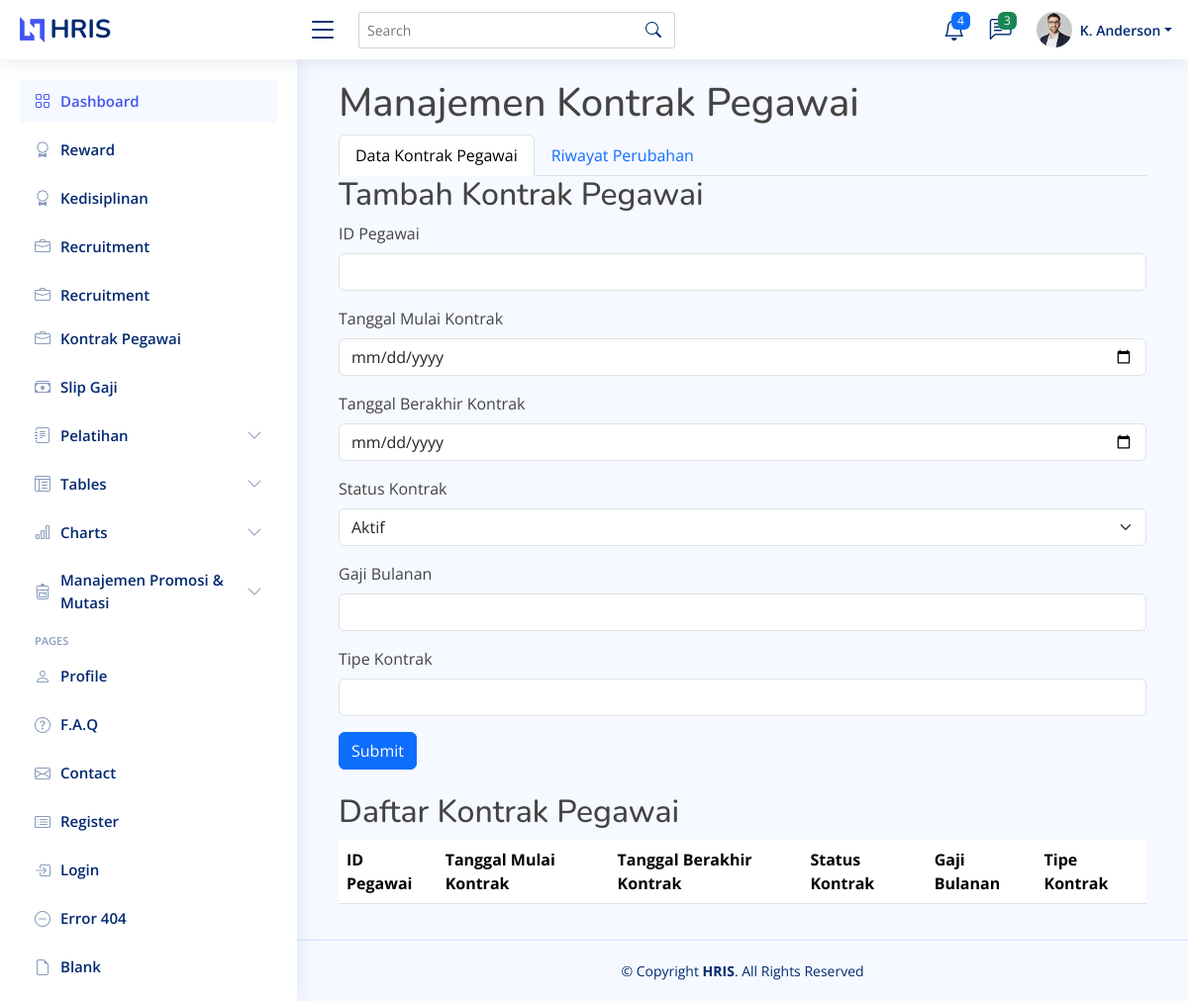
Before: /kontrak_pegawai/index.php with the older database file.
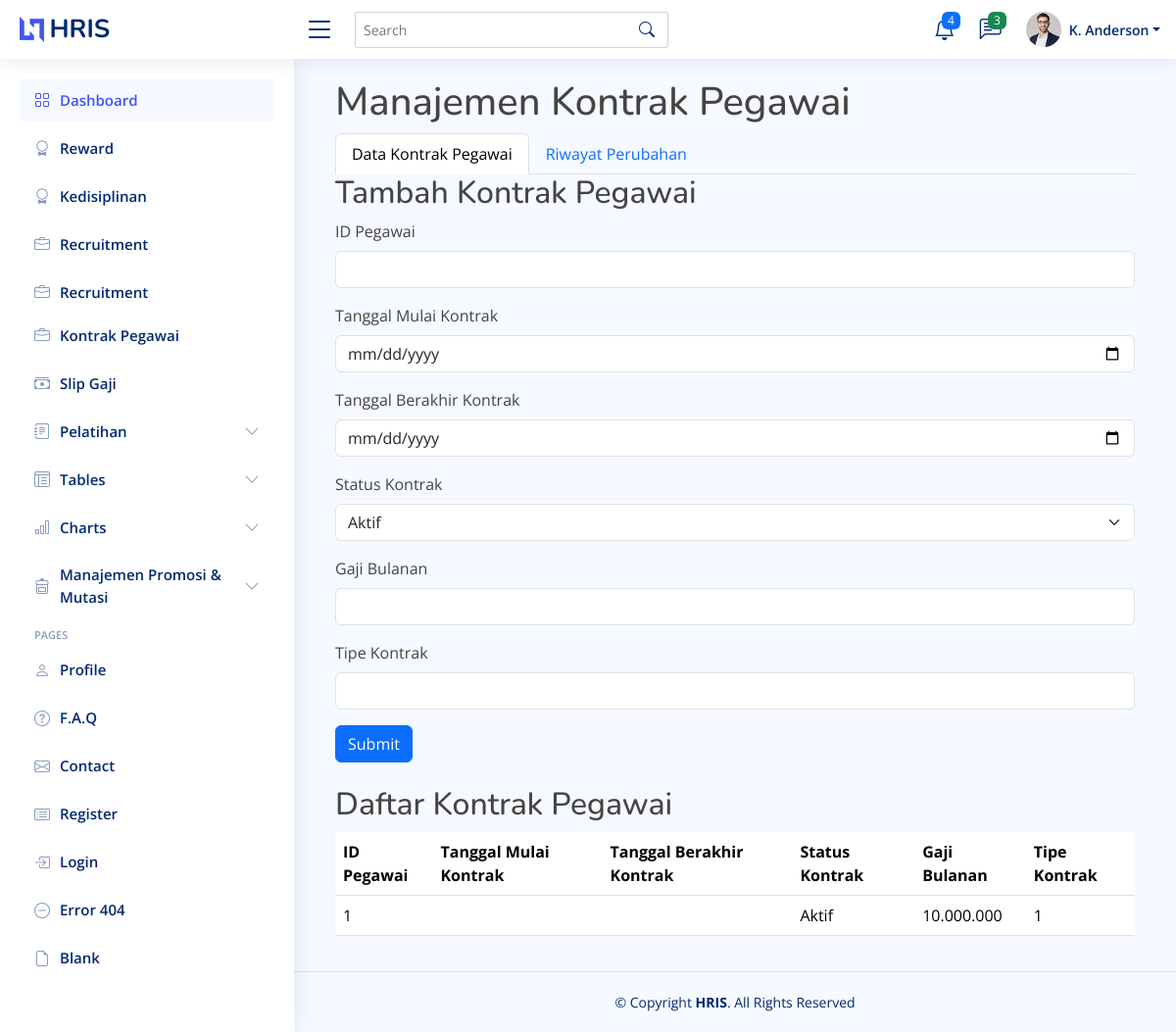
After: the same page with the newer database file.
### kontrak_pegawai/index.php (the view, shortened to what this page needs)
<?php
include '../template/header.php';
include '../template/sidebar.php';
include '../connection.php';
function getData($table) {
    global $conn;
    $result = $conn->query("SELECT * FROM `$table`");
    if ($result) {
        return $result->fetch_all(MYSQLI_ASSOC);
    } else {
        return [];
    }
}
$kontrak_pegawai = getData('kontrak pegawai');
?>
<main id="main" class="main">
    <div class="container">
        <h1>Manajemen Kontrak Pegawai</h1>
        <ul class="nav nav-tabs" id="kontrakPegawaiTab" role="tablist">
            <li class="nav-item" role="presentation">
                <a class="nav-link active" id="kontrak-tab" data-bs-toggle="tab" href="#kontrak" role="tab" aria-controls="kontrak" aria-selected="true">Data Kontrak Pegawai</a>
            </li>
            <li class="nav-item" role="presentation">
                <a class="nav-link" id="riwayat-tab" data-bs-toggle="tab" href="#riwayat" role="tab" aria-controls="riwayat" aria-selected="false">Riwayat Perubahan</a>
            </li>
        </ul>
        <div class="tab-content" id="kontrakPegawaiTabContent">
            <div class="tab-pane fade show active" id="kontrak" role="tabpanel" aria-labelledby="kontrak-tab">
                <h2>Tambah Kontrak Pegawai</h2>
                <form method="post" action="submit_kontrak.php">
                    <div class="mb-3">
                        <label for="id_pegawai" class="form-label">ID Pegawai</label>
                        <input type="number" class="form-control" id="id_pegawai" name="id_pegawai" required>
                    </div>
                    <div class="mb-3">
                        <label for="tanggal_mulai_kontrak" class="form-label">Tanggal Mulai Kontrak</label>
                        <input type="date" class="form-control" id="tanggal_mulai_kontrak" name="tanggal_mulai_kontrak" required>
                    </div>
                    <div class="mb-3">
                        <label for="tanggal_berakhir_kontrak" class="form-label">Tanggal Berakhir Kontrak</label>
                        <input type="date" class="form-control" id="tanggal_berakhir_kontrak" name="tanggal_berakhir_kontrak" required>
                    </div>
                    <div class="mb-3">
                        <label for="status_kontrak" class="form-label">Status Kontrak</label>
                        <select class="form-select" id="status_kontrak" name="status_kontrak" required>
                            <option value="Aktif">Aktif</option>
                        </select>
                    </div>
                    <div class="mb-3">
                        <label for="gaji_bulanan" class="form-label">Gaji Bulanan</label>
                        <input type="text" class="form-control" id="gaji_bulanan" name="gaji_bulanan" required>
                    </div>
                    <div class="mb-3">
                        <label for="tipe_kontrak" class="form-label">Tipe Kontrak</label>
                        <input type="text" class="form-control" id="tipe_kontrak" name="tipe_kontrak" required>
                    </div>
                    <button type="submit" class="btn btn-primary">Submit</button>
                </form>
                <h2 class="mt-4">Daftar Kontrak Pegawai</h2>
                <table class="table">
                    <thead>
                        <tr>
                            <th>ID Pegawai</th>
                            <th>Tanggal Mulai Kontrak</th>
                            <th>Tanggal Berakhir Kontrak</th>
                            <th>Status Kontrak</th>
                            <th>Gaji Bulanan</th>
                            <th>Tipe Kontrak</th>
                        </tr>
                    </thead>
                    <tbody>
                        <?php foreach ($kontrak_pegawai as $row): ?>
                            <tr>
                                <td><?= $row['id_pegawai'] ?></td>
                                <td><?= $row['tanggal_mulai'] ?></td>
                                <td><?= $row['tanggal_berakhir'] ?></td>
                                <td><?= $row['status_kontrak'] ?></td>
                                <td><?= $row['gaji_bulanan'] ?></td>
                                <td><?= $row['tipe_kontrak'] ?></td>
                            </tr>
                        <?php endforeach; ?>
                    </tbody>
                </table>
            </div>
        </div>
    </div>
</main>
<?php
include '../template/footer.php';
?>

### template/header.php (shortened to what this page needs)
<!DOCTYPE html>
<html lang="en">
<head>
    <link href="<?php echo BASE_URL; ?>/hris/assets/vendor/bootstrap/css/bootstrap.min.css" rel="stylesheet">
    <link href="<?php echo BASE_URL; ?>/hris/assets/vendor/bootstrap-icons/bootstrap-icons.css" rel="stylesheet">
    <link href="<?php echo BASE_URL; ?>/hris/assets/vendor/boxicons/css/boxicons.min.css" rel="stylesheet">
    <link href="<?php echo BASE_URL; ?>/hris/assets/vendor/quill/quill.snow.css" rel="stylesheet">
    <link href="<?php echo BASE_URL; ?>/hris/assets/vendor/quill/quill.bubble.css" rel="stylesheet">
    <link href="<?php echo BASE_URL; ?>/hris/assets/vendor/remixicon/remixicon.css" rel="stylesheet">
    <link href="<?php echo BASE_URL; ?>/hris/assets/vendor/simple-datatables/style.css" rel="stylesheet">
    <link href="<?php echo BASE_URL; ?>/hris/assets/css/style.css" rel="stylesheet">
</head>
<body>
    <header id="header" class="header fixed-top d-flex align-items-center">
        <div class="d-flex align-items-center justify-content-between">
            <a href="index.html" class="logo d-flex align-items-center">
                <img src="<?php echo BASE_URL; ?>/hris/assets/img/logo.png" alt="">
                <span class="d-none d-lg-block">HRIS</span>
            </a>
            <i class="bi bi-list toggle-sidebar-btn"></i>
        </div>
        <div class="search-bar">
            <form class="search-form d-flex align-items-center" method="POST" action="#">
                <input type="text" name="query" placeholder="Search" title="Enter search keyword">
                <button type="submit" title="Search"><i class="bi bi-search"></i></button>
            </form>
        </div>
        <nav class="header-nav ms-auto">
            <ul class="d-flex align-items-center">
                <li class="nav-item dropdown">
                    <a class="nav-link nav-icon" href="#" data-bs-toggle="dropdown">
                        <i class="bi bi-bell"></i>
                        <span class="badge bg-primary badge-number">4</span>
                    </a>
                </li>
                <li class="nav-item dropdown">
                    <a class="nav-link nav-icon" href="#" data-bs-toggle="dropdown">
                        <i class="bi bi-chat-left-text"></i>
                        <span class="badge bg-success badge-number">3</span>
                    </a>
                </li>
                <li class="nav-item dropdown pe-3">
                    <a class="nav-link nav-profile d-flex align-items-center pe-0" href="#" data-bs-toggle="dropdown">
                        <img src="<?php echo BASE_URL; ?>/hris/assets/img/profile-img.jpg" alt="Profile" class="rounded-circle">
                        <span class="d-none d-md-block dropdown-toggle ps-2">K. Anderson</span>
                    </a>
                </li>
            </ul>
        </nav>
    </header>

### template/sidebar.php (shortened to what this page needs)
<aside id="sidebar" class="sidebar">
    <ul class="sidebar-nav" id="sidebar-nav">
        <li class="nav-item">
            <a class="nav-link " href="<?php echo BASE_URL; ?>/hris/index.php">
                <i class="bi bi-grid"></i>
                <span>Dashboard</span>
            </a>
        </li>
        <li class="nav-item">
            <a class="nav-link collapsed" data-bs-target="#components-nav" data-bs-toggle="collapse" href="<?php echo BASE_URL; ?>/hris/reward/index.php">
                <i class="bi bi-award"></i><span>Reward</span></i>
            </a>
        </li>
        <li class="nav-item">
            <a class="nav-link collapsed" data-bs-target="#components-nav" data-bs-toggle="collapse" href="<?php echo BASE_URL; ?>/hris/kedisiplinan/index.php">
                <i class="bi bi-award"></i><span>Kedisiplinan</span></i>
            </a>
        </li>
        <li class="nav-item">
            <a class="nav-link collapsed" href="<?php echo BASE_URL; ?>/hris/recruitment/index.php">
                <i class="bi bi-briefcase"></i><span>Recruitment</span>
            </a>
        </li>
        <a class="nav-link collapsed" href="<?php echo BASE_URL; ?>/hris/recruitment/index.php">
            <i class="bi bi-briefcase"></i><span>Recruitment</span>
        </a>
        <li class="nav-item">
        <a class="nav-link collapsed" href="<?php echo BASE_URL; ?>/hris/kontrak_pegawai/index.php">
            <i class="bi bi-briefcase"></i><span>Kontrak Pegawai</span>
        </a>
        <li class="nav-item">
        <a class="nav-link collapsed" href="<?php echo BASE_URL; ?>/hris/slip_gaji/index.php">
            <i class="bi bi-cash-stack"></i><span>Slip Gaji</span>
        </a>
    </li>
        <li class="nav-item">
            <a class="nav-link collapsed" data-bs-target="#forms-nav" data-bs-toggle="collapse" href="#">
                <i class="bi bi-journal-text"></i><span>Pelatihan</span><i class="bi bi-chevron-down ms-auto"></i>
            </a>
        </li>
        <li class="nav-item">
            <a class="nav-link collapsed" data-bs-target="#tables-nav" data-bs-toggle="collapse" href="#">
                <i class="bi bi-layout-text-window-reverse"></i><span>Tables</span><i class="bi bi-chevron-down ms-auto"></i>
            </a>
        </li>
        <li class="nav-item">
            <a class="nav-link collapsed" data-bs-target="#charts-nav" data-bs-toggle="collapse" href="#">
                <i class="bi bi-bar-chart"></i><span>Charts</span><i class="bi bi-chevron-down ms-auto"></i>
            </a>
        </li>
        <li class="nav-item">
            <a class="nav-link collapsed" data-bs-target="#icons-nav" data-bs-toggle="collapse" href="#">
                <i class="bi bi-backpack4"></i><span>Manajemen Promosi & Mutasi</span><i class="bi bi-chevron-down ms-auto"></i>
            </a>
        </li>
        <li class="nav-heading">Pages</li>
        <li class="nav-item">
            <a class="nav-link collapsed" href="users-profile.html">
                <i class="bi bi-person"></i>
                <span>Profile</span>
            </a>
        </li>
        <li class="nav-item">
            <a class="nav-link collapsed" href="pages-faq.html">
                <i class="bi bi-question-circle"></i>
                <span>F.A.Q</span>
            </a>
        </li>
        <li class="nav-item">
            <a class="nav-link collapsed" href="pages-contact.html">
                <i class="bi bi-envelope"></i>
                <span>Contact</span>
            </a>
        </li>
        <li class="nav-item">
            <a class="nav-link collapsed" href="pages-register.html">
                <i class="bi bi-card-list"></i>
                <span>Register</span>
            </a>
        </li>
        <li class="nav-item">
            <a class="nav-link collapsed" href="pages-login.html">
                <i class="bi bi-box-arrow-in-right"></i>
                <span>Login</span>
            </a>
        </li>
        <li class="nav-item">
            <a class="nav-link collapsed" href="pages-error-404.html">
                <i class="bi bi-dash-circle"></i>
                <span>Error 404</span>
            </a>
        </li>
        <li class="nav-item">
            <a class="nav-link collapsed" href="pages-blank.html">
                <i class="bi bi-file-earmark"></i>
                <span>Blank</span>
            </a>
        </li>
    </ul>
</aside>

### template/footer.php (shortened to what this page needs)
<footer id="footer" class="footer">
    <div class="copyright">
        &copy; Copyright <strong><span>HRIS</span></strong>. All Rights Reserved
    </div>
</footer>
</body>
</html>

### assets/css/style.css (style rules this page uses)
:root { scroll-behavior: smooth; }
body { font-family: "Open Sans", sans-serif; background: #f6f9ff; color: #444444; }
a { color: #4154f1; text-decoration: none; }
h1, h2, h3, h4, h5, h6 { font-family: "Nunito", sans-serif; }
#main { margin-top: 60px; padding: 20px 30px; transition: all 0.3s; }
.logo { line-height: 1; }
@media (min-width: 1200px) { .logo { width: 280px; } }
.logo img { max-height: 26px; margin-right: 6px; }
.logo span { font-size: 26px; font-weight: 700; color: #012970; font-family: "Nunito", sans-serif; }
.header { transition: all 0.5s; z-index: 997; height: 60px; box-shadow: 0px 2px 20px rgba(1, 41, 112, 0.1); background-color: #fff; padding-left: 20px; }
.header .toggle-sidebar-btn { font-size: 32px; padding-left: 10px; cursor: pointer; color: #012970; }
.header .search-bar { min-width: 360px; padding: 0 20px; }
.header .search-form { width: 100%; }
.header .search-form input { border: 0; font-size: 14px; color: #012970; border: 1px solid rgba(1, 41, 112, 0.2); padding: 7px 38px 7px 8px; border-radius: 3px; transition: 0.3s; width: 100%; }
.header .search-form button { border: 0; padding: 0; margin-left: -30px; background: none; }
.header .search-form button i { color: #012970; }
.header-nav ul { list-style: none; }
.header-nav>ul { margin: 0; padding: 0; }
.header-nav .nav-icon { font-size: 22px; color: #012970; margin-right: 25px; position: relative; }
.header-nav .nav-profile { color: #012970; }
.header-nav .nav-profile img { max-height: 36px; }
.header-nav .nav-profile span { font-size: 14px; font-weight: 600; }
.header-nav .badge-number { position: absolute; inset: -2px -5px auto auto; font-weight: normal; font-size: 12px; padding: 3px 6px; }
.sidebar { position: fixed; top: 60px; left: 0; bottom: 0; width: 300px; z-index: 996; transition: all 0.3s; padding: 20px; overflow-y: auto; scrollbar-width: thin; scrollbar-color: #aab7cf transparent; box-shadow: 0px 0px 20px rgba(1, 41, 112, 0.1); background-color: #fff; }
@media (min-width: 1200px) { #main, #footer { margin-left: 300px; } }
.sidebar-nav { padding: 0; margin: 0; list-style: none; }
.sidebar-nav li { padding: 0; margin: 0; list-style: none; }
.sidebar-nav .nav-item { margin-bottom: 5px; }
.sidebar-nav .nav-heading { font-size: 11px; text-transform: uppercase; color: #899bbd; font-weight: 600; margin: 10px 0 5px 15px; }
.sidebar-nav .nav-link { display: flex; align-items: center; font-size: 15px; font-weight: 600; color: #4154f1; transition: 0.3; background: #f6f9ff; padding: 10px 15px; border-radius: 4px; }
.sidebar-nav .nav-link i { font-size: 16px; margin-right: 10px; color: #4154f1; }
.sidebar-nav .nav-link.collapsed { color: #012970; background: #fff; }
.sidebar-nav .nav-link.collapsed i { color: #899bbd; }
.sidebar-nav .nav-link .bi-chevron-down { margin-right: 0; transition: transform 0.2s ease-in-out; }
.footer { padding: 20px 0; font-size: 14px; transition: all 0.3s; border-top: 1px solid #cddfff; }
.footer .copyright { text-align: center; color: #012970; }

### kontrak_pegawai/index.php (style rules this page uses)
.tab-pane { transition: all 0.5s ease; }

Changed rows visible on the page:
added kontrak pegawai: id_pegawai "1", status_kontrak "Aktif", gaji_bulanan "10.000.000", tipe_kontrak "1"
